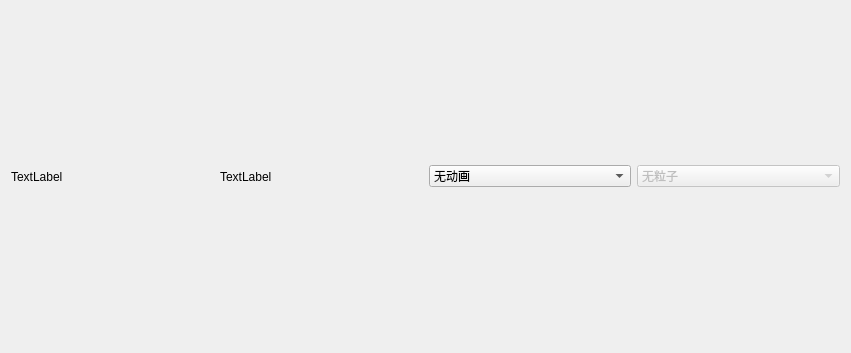
<?xml version="1.0" encoding="UTF-8"?>
<ui version="4.0">
 <class>setting_actor_tachie_listchild</class>
 <widget class="QWidget" name="setting_actor_tachie_listchild">
  <property name="geometry">
   <rect>
    <x>0</x>
    <y>0</y>
    <width>851</width>
    <height>353</height>
   </rect>
  </property>
  <property name="minimumSize">
   <size>
    <width>0</width>
    <height>0</height>
   </size>
  </property>
  <property name="windowTitle">
   <string>Form</string>
  </property>
  <layout class="QHBoxLayout" name="horizontalLayout">
   <item>
    <widget class="QLabel" name="label_image">
     <property name="minimumSize">
      <size>
       <width>0</width>
       <height>150</height>
      </size>
     </property>
     <property name="text">
      <string>TextLabel</string>
     </property>
    </widget>
   </item>
   <item>
    <widget class="QLabel" name="label_name">
     <property name="text">
      <string>TextLabel</string>
     </property>
    </widget>
   </item>
   <item>
    <widget class="ElaComboBox" name="comboBox_anime">
     <item>
      <property name="text">
       <string>无动画</string>
      </property>
     </item>
     <item>
      <property name="text">
       <string>向上晃动一次</string>
      </property>
     </item>
     <item>
      <property name="text">
       <string>左右晃动一次</string>
      </property>
     </item>
     <item>
      <property name="text">
       <string>放大（靠近）</string>
      </property>
     </item>
     <item>
      <property name="text">
       <string>缩小（远离）</string>
      </property>
     </item>
     <item>
      <property name="text">
       <string>颤抖</string>
      </property>
     </item>
    </widget>
   </item>
   <item>
    <widget class="ElaComboBox" name="comboBox">
     <property name="enabled">
      <bool>false</bool>
     </property>
     <item>
      <property name="text">
       <string>无粒子</string>
      </property>
     </item>
    </widget>
   </item>
  </layout>
 </widget>
 <customwidgets>
  <customwidget>
   <class>ElaComboBox</class>
   <extends>QComboBox</extends>
   <header location="global">elacombobox.h</header>
  </customwidget>
 </customwidgets>
 <resources/>
 <connections/>
</ui>
